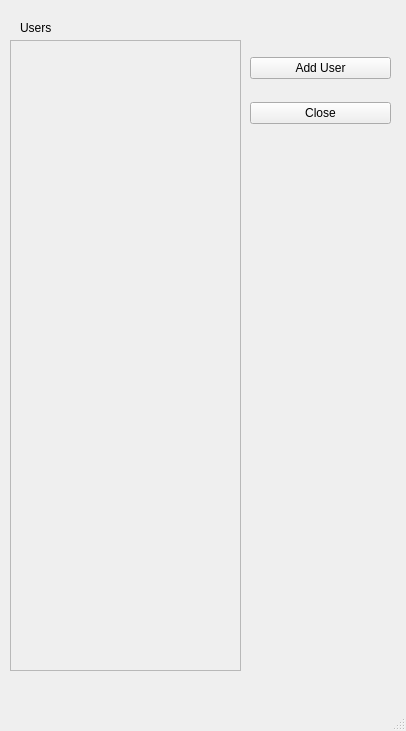
<?xml version="1.0" encoding="UTF-8"?>
<ui version="4.0">
 <class>UserManagement</class>
 <widget class="QMainWindow" name="UserManagement">
  <property name="geometry">
   <rect>
    <x>0</x>
    <y>0</y>
    <width>406</width>
    <height>731</height>
   </rect>
  </property>
  <property name="windowTitle">
   <string>User Management</string>
  </property>
  <widget class="QWidget" name="centralwidget">
   <widget class="QWidget" name="verticalLayoutWidget">
    <property name="geometry">
     <rect>
      <x>250</x>
      <y>40</y>
      <width>141</width>
      <height>101</height>
     </rect>
    </property>
    <layout class="QVBoxLayout" name="verticalLayout">
     <item>
      <widget class="QPushButton" name="add_user_btn">
       <property name="text">
        <string>Add User</string>
       </property>
      </widget>
     </item>
     <item>
      <widget class="QPushButton" name="cancel_btn">
       <property name="text">
        <string>Close</string>
       </property>
      </widget>
     </item>
    </layout>
   </widget>
   <widget class="QLabel" name="label">
    <property name="geometry">
     <rect>
      <x>20</x>
      <y>20</y>
      <width>61</width>
      <height>16</height>
     </rect>
    </property>
    <property name="text">
     <string>Users</string>
    </property>
   </widget>
   <widget class="QScrollArea" name="scrollArea">
    <property name="geometry">
     <rect>
      <x>10</x>
      <y>40</y>
      <width>231</width>
      <height>631</height>
     </rect>
    </property>
    <property name="widgetResizable">
     <bool>true</bool>
    </property>
    <widget class="QWidget" name="scrollAreaWidgetContents">
     <property name="geometry">
      <rect>
       <x>0</x>
       <y>0</y>
       <width>229</width>
       <height>629</height>
      </rect>
     </property>
     <widget class="QWidget" name="verticalLayoutWidget_2">
      <property name="geometry">
       <rect>
        <x>30</x>
        <y>0</y>
        <width>101</width>
        <height>631</height>
       </rect>
      </property>
      <layout class="QVBoxLayout" name="layout_user"/>
     </widget>
    </widget>
   </widget>
  </widget>
  <widget class="QMenuBar" name="menubar">
   <property name="geometry">
    <rect>
     <x>0</x>
     <y>0</y>
     <width>406</width>
     <height>26</height>
    </rect>
   </property>
  </widget>
  <widget class="QStatusBar" name="statusbar"/>
 </widget>
 <resources/>
 <connections/>
</ui>
